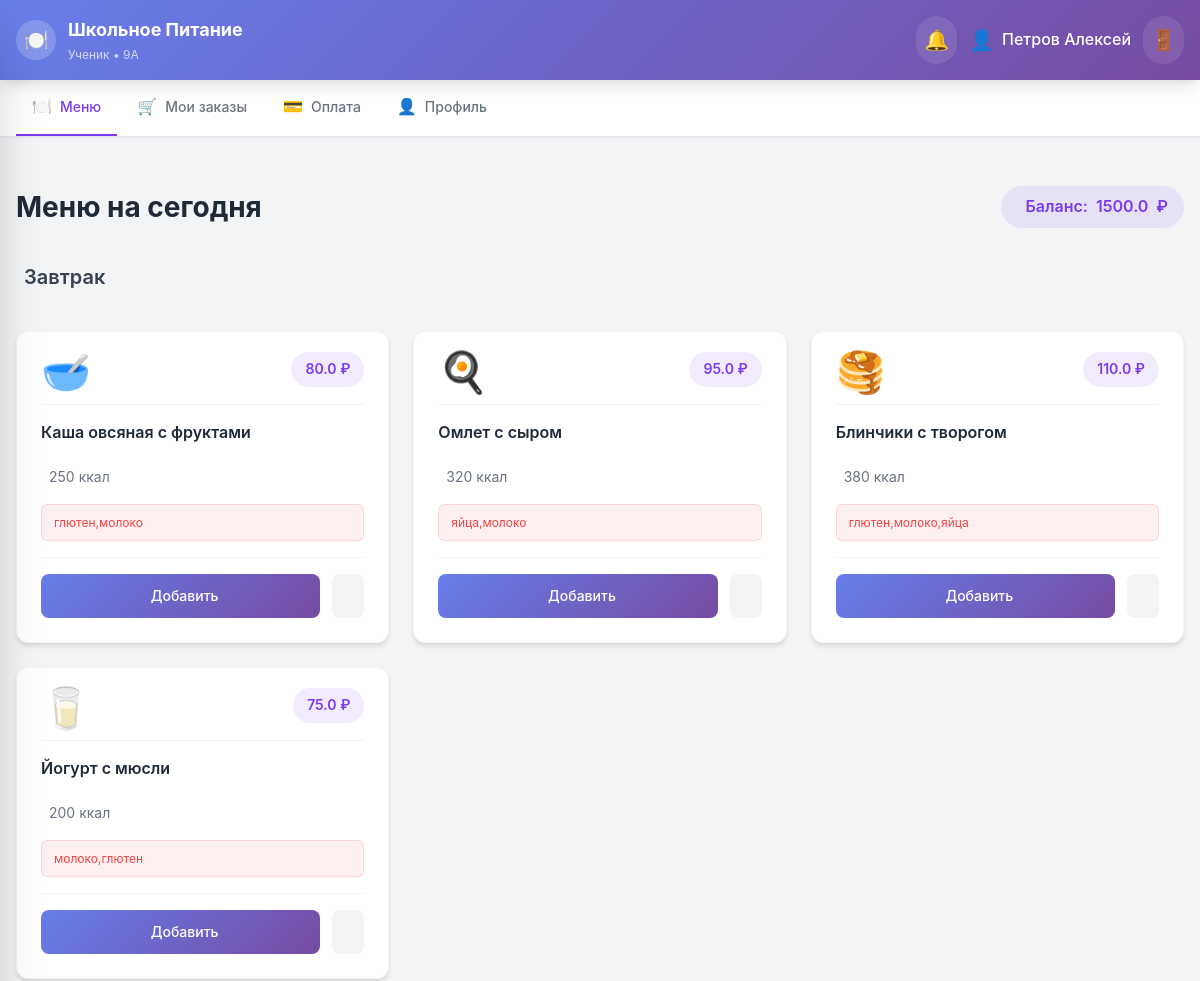
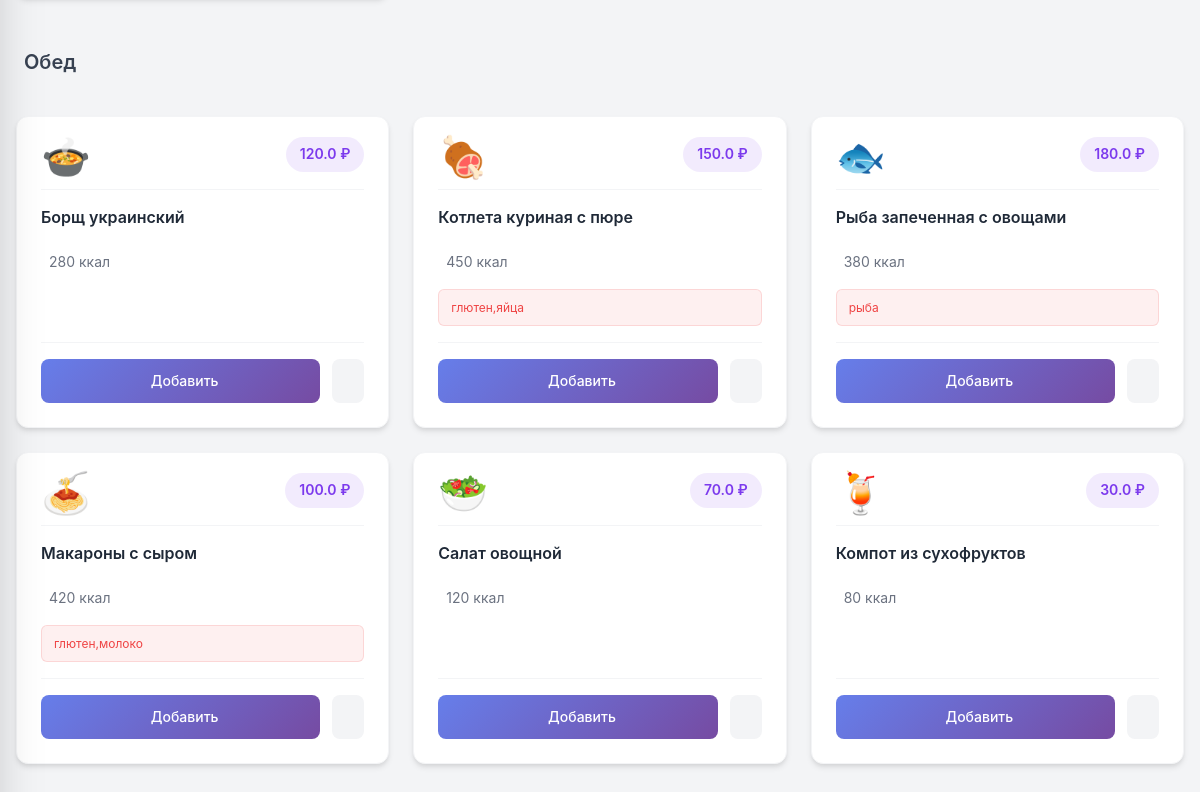
The app's page /student/menu (signed in) with its own data (2 pictures, top to bottom).
### app.py (models this page shows)
class User(UserMixin, db.Model):
    id = db.Column(db.Integer, primary_key=True)
    email = db.Column(db.String(120), unique=True, nullable=False)
    password_hash = db.Column(db.String(256), nullable=False)
    name = db.Column(db.String(100), nullable=False)
    role = db.Column(db.String(20), nullable=False, default='student')
    student_class = db.Column(db.String(10))
    balance = db.Column(db.Float, default=0.0)
    allergies = db.Column(db.String(500), default='')
    created_at = db.Column(db.DateTime, default=datetime.utcnow)
    orders = db.relationship('Order', backref='user', lazy=True)
    reviews = db.relationship('Review', backref='user', lazy=True)
    notifications = db.relationship('Notification', backref='user', lazy=True)

class MenuItem(db.Model):
    id = db.Column(db.Integer, primary_key=True)
    name = db.Column(db.String(100), nullable=False)
    meal_type = db.Column(db.String(20), nullable=False)  # breakfast/lunch
    price = db.Column(db.Float, nullable=False)
    calories = db.Column(db.Integer)
    allergens = db.Column(db.String(200), default='')
    image = db.Column(db.String(10), default='🍽️')
    available = db.Column(db.Boolean, default=True)
    reviews = db.relationship('Review', backref='menu_item', lazy=True)

### app.py (the view)
@app.route('/student/menu')
@login_required
@role_required('student')
def student_menu():
    breakfast = MenuItem.query.filter_by(meal_type='breakfast', available=True).all()
    lunch = MenuItem.query.filter_by(meal_type='lunch', available=True).all()
    user_allergies = current_user.allergies.split(',') if current_user.allergies else []
    return render_template('student/menu.html', breakfast=breakfast, lunch=lunch, user_allergies=user_allergies)

### app.py (called while the page is built)
def role_required(*roles):
    def decorator(f):
        @wraps(f)
        def decorated_function(*args, **kwargs):
            if not current_user.is_authenticated:
                return redirect(url_for('login'))
            if current_user.role not in roles:
                flash('У вас нет доступа к этой странице', 'error')
                return redirect(url_for('index'))
            return f(*args, **kwargs)
        return decorated_function
    return decorator

@login_manager.user_loader
def load_user(user_id):
    return User.query.get(int(user_id))

### templates/student/menu.html (shortened to what this page needs)
{% extends 'base.html' %}
{% block content %}
<div class="page-top-spacing">
    <div class="page-header mb-12">
        <div class="flex items-center justify-between flex-wrap gap-4">
            <h2 class="page-title">Меню на сегодня</h2>
            <div class="balance-badge badge-primary px-4 py-2 rounded-full font-semibold">
                 Баланс: <span id="user-balance">{{ current_user.balance }}</span> ₽
            </div>
        </div>
    </div>
</div>
<div class="section mb-16">
    <h3 class="section-title">
         Завтрак
    </h3>
    <div class="menu-cards-grid">
        {% for item in breakfast %}
        {% set has_allergen = item.allergens and (item.allergens.split(',') | select('in', user_allergies) | list | length > 0) %}
        <div class="menu-card {% if has_allergen %}has-allergen{% endif %}" data-menu-id="{{ item.id }}">
            <div class="menu-card-body">
                <div class="menu-card-content">
                    <div class="menu-card-header">
                        <span class="menu-card-emoji">{{ item.image }}</span>
                        <span class="menu-card-price">{{ item.price }} ₽</span>
                    </div>
                    <h4 class="menu-card-title">{{ item.name }}</h4>
                    <div class="menu-card-meta">
                        <span>{{ item.calories }} ккал</span>
                    </div>
                    {% if item.allergens %}
                    <div class="menu-card-allergens">
                         {{ item.allergens }}
                    </div>
                    {% endif %}
                </div>
                <div class="menu-card-actions">
                    <button onclick="addToCart({{ item.id }}, '{{ item.name }}', {{ item.price }}, 'breakfast', '{{ item.image }}')"
                            class="btn btn-primary flex-1">
                         Добавить
                    </button>
                    <button onclick="showReviews({{ item.id }}, '{{ item.name }}', '{{ item.image }}')"
                            class="btn btn-secondary">
                    </button>
                </div>
            </div>
        </div>
        {% endfor %}
    </div>
</div>
<div class="section">
    <h3 class="section-title">
         Обед
    </h3>
    <div class="menu-cards-grid">
        {% for item in lunch %}
        {% set has_allergen = item.allergens and (item.allergens.split(',') | select('in', user_allergies) | list | length > 0) %}
        <div class="menu-card {% if has_allergen %}has-allergen{% endif %}" data-menu-id="{{ item.id }}">
            <div class="menu-card-body">
                <div class="menu-card-content">
                    <div class="menu-card-header">
                        <span class="menu-card-emoji">{{ item.image }}</span>
                        <span class="menu-card-price">{{ item.price }} ₽</span>
                    </div>
                    <h4 class="menu-card-title">{{ item.name }}</h4>
                    <div class="menu-card-meta">
                        <span>{{ item.calories }} ккал</span>
                    </div>
                    {% if item.allergens %}
                    <div class="menu-card-allergens">
                         {{ item.allergens }}
                    </div>
                    {% endif %}
                </div>
                <div class="menu-card-actions">
                    <button onclick="addToCart({{ item.id }}, '{{ item.name }}', {{ item.price }}, 'lunch', '{{ item.image }}')"
                            class="btn btn-primary flex-1">
                         Добавить
                    </button>
                    <button onclick="showReviews({{ item.id }}, '{{ item.name }}', '{{ item.image }}')"
                            class="btn btn-secondary">
                    </button>
                </div>
            </div>
        </div>
        {% endfor %}
    </div>
</div>
{% endblock %}

### templates/base.html (shortened to what this page needs)
<!DOCTYPE html>
<html lang="ru">
<head>
    <link rel="stylesheet" href="{{ url_for('static', filename='css/style.css') }}">
    <link rel="stylesheet" href="{{ url_for('static', filename='css/mobile.css') }}">
    <script src="https://cdn.jsdelivr.net/npm/@tailwindcss/browser@4"></script>
</head>
<body class="body-bg">
    {% if current_user.is_authenticated %}
    <header class="header">
        <div class="header-container">
            <div class="header-content">
                <div class="header-logo">
                    <div class="header-logo-icon">🍽️</div>
                    <div class="header-title">
                        <h1>Школьное Питание</h1>
                        <p>
                            {% if current_user.role == 'student' %}Ученик{% elif current_user.role == 'cook' %}Повар{% else %}Администратор{% endif %}
                            {% if current_user.student_class %} • {{ current_user.student_class }}{% endif %}
                        </p>
                    </div>
                </div>
                <div class="header-actions">
                    <div class="header-notifications">
                        <button onclick="toggleNotifications()" class="header-btn">
                            <span>🔔</span>
                        </button>
                    </div>
                    <div class="header-user-info">
                        <span class="header-user-avatar">👤</span>
                        <span class="header-user-name">{{ current_user.name }}</span>
                    </div>
                    <a href="{{ url_for('logout') }}" class="header-logout" title="Выйти">🚪</a>
                </div>
            </div>
        </div>
    </header>
    <nav class="desktop-nav">
        <div class="nav-container">
            <div class="nav-tabs">
                {% if current_user.role == 'student' %}
                <a href="{{ url_for('student_menu') }}" class="nav-tab {% if request.endpoint == 'student_menu' %}active{% endif %}">
                    <span class="nav-icon">🍽️</span> Меню
                </a>
                <a href="{{ url_for('student_orders') }}" class="nav-tab {% if request.endpoint == 'student_orders' %}active{% endif %}">
                    <span class="nav-icon">🛒</span> Мои заказы
                </a>
                <a href="{{ url_for('student_payment') }}" class="nav-tab {% if request.endpoint == 'student_payment' %}active{% endif %}">
                    <span class="nav-icon">💳</span> Оплата
                </a>
                <a href="{{ url_for('student_profile') }}" class="nav-tab {% if request.endpoint == 'student_profile' %}active{% endif %}">
                    <span class="nav-icon">👤</span> Профиль
                </a>
                {% endif %}
            </div>
        </div>
    </nav>
    {% endif %}
    <main class="main-container">
        {% block content %}{% endblock %}
    </main>
</body>
</html>

### records on screen
User: student_class "9А", name "Петров Алексей", balance "1500.0"
MenuItem: image "🥣", price "80.0", name "Каша овсяная с фруктами", calories "250", allergens "глютен,молоко"
MenuItem: image "🍳", price "95.0", name "Омлет с сыром", calories "320", allergens "яйца,молоко"
MenuItem: image "🥞", price "110.0", name "Блинчики с творогом", calories "380", allergens "глютен,молоко,яйца"
MenuItem: image "🥛", price "75.0", name "Йогурт с мюсли", calories "200", allergens "молоко,глютен"
MenuItem: image "🍲", price "120.0", name "Борщ украинский", calories "280"
MenuItem: image "🍖", price "150.0", name "Котлета куриная с пюре", calories "450", allergens "глютен,яйца"
MenuItem: image "🐟", price "180.0", name "Рыба запеченная с овощами", calories "380", allergens "рыба"
MenuItem: image "🍝", price "100.0", name "Макароны с сыром", calories "420", allergens "глютен,молоко"
MenuItem: image "🥗", price "70.0", name "Салат овощной", calories "120"
MenuItem: image "🍹", price "30.0", name "Компот из сухофруктов", calories "80"
